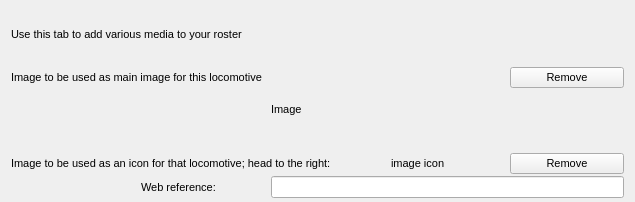
<?xml version="1.0" encoding="UTF-8"?>
<ui version="4.0">
 <class>RosterMediaPane</class>
 <widget class="QWidget" name="RosterMediaPane">
  <property name="geometry">
   <rect>
    <x>0</x>
    <y>0</y>
    <width>635</width>
    <height>202</height>
   </rect>
  </property>
  <property name="font">
   <font>
    <pointsize>8</pointsize>
   </font>
  </property>
  <property name="windowTitle">
   <string>Form</string>
  </property>
  <layout class="QGridLayout" name="gridLayout_3">
   <property name="topMargin">
    <number>4</number>
   </property>
   <property name="bottomMargin">
    <number>4</number>
   </property>
   <property name="verticalSpacing">
    <number>2</number>
   </property>
   <item row="3" column="0" colspan="3">
    <widget class="QLabel" name="label_29">
     <property name="text">
      <string>Image to be used as an icon for that locomotive; head to the right:</string>
     </property>
    </widget>
   </item>
   <item row="1" column="0" colspan="2">
    <widget class="QLabel" name="label_28">
     <property name="text">
      <string>Image to be used as main image for this locomotive </string>
     </property>
    </widget>
   </item>
   <item row="1" column="2" rowspan="2" colspan="2">
    <widget class="DropJLabel" name="lblMainImage">
     <property name="acceptDrops">
      <bool>true</bool>
     </property>
     <property name="toolTip">
      <string>&lt;html&gt;&lt;head/&gt;&lt;body&gt;&lt;p&gt;Image to be used for this locomotive,  drop any image file in the frame&lt;/p&gt;&lt;/body&gt;&lt;/html&gt;</string>
     </property>
     <property name="text">
      <string>Image</string>
     </property>
    </widget>
   </item>
   <item row="3" column="3">
    <widget class="QLabel" name="lblIconImage">
     <property name="acceptDrops">
      <bool>true</bool>
     </property>
     <property name="toolTip">
      <string>&lt;html&gt;&lt;head/&gt;&lt;body&gt;&lt;p&gt;Image to be used as an icon for this locomotive, drop any image file in the frame, have locomotive head to the right (for later rotations)&lt;/p&gt;&lt;/body&gt;&lt;/html&gt;</string>
     </property>
     <property name="text">
      <string>image icon</string>
     </property>
    </widget>
   </item>
   <item row="0" column="0" colspan="2">
    <widget class="QLabel" name="label_27">
     <property name="text">
      <string>Use this tab to add various media to your roster</string>
     </property>
    </widget>
   </item>
   <item row="3" column="4">
    <widget class="QPushButton" name="btnRemoveIcon">
     <property name="text">
      <string>Remove</string>
     </property>
    </widget>
   </item>
   <item row="1" column="4">
    <widget class="QPushButton" name="btnRemoveImage">
     <property name="enabled">
      <bool>true</bool>
     </property>
     <property name="text">
      <string>Remove</string>
     </property>
    </widget>
   </item>
   <item row="4" column="1">
    <widget class="QLabel" name="label_30">
     <property name="text">
      <string>Web reference:</string>
     </property>
    </widget>
   </item>
   <item row="4" column="2" colspan="3">
    <widget class="QLineEdit" name="edWebReference">
     <property name="toolTip">
      <string>&lt;html&gt;&lt;head/&gt;&lt;body&gt;&lt;p&gt;URL to any web page related to that locomotive&lt;/p&gt;&lt;/body&gt;&lt;/html&gt;</string>
     </property>
    </widget>
   </item>
  </layout>
 </widget>
 <customwidgets>
  <customwidget>
   <class>DropJLabel</class>
   <extends>QLabel</extends>
   <header>dropjlabel.h</header>
  </customwidget>
 </customwidgets>
 <resources/>
 <connections/>
</ui>
